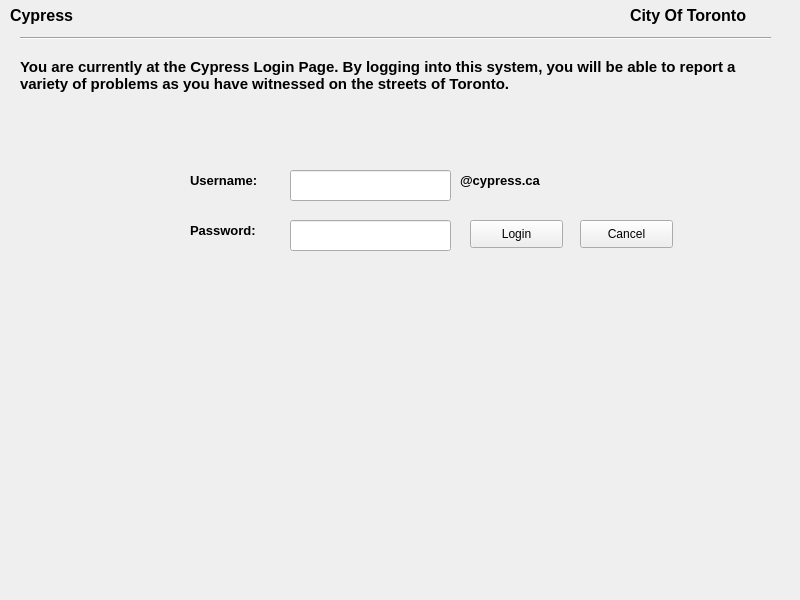
<?xml version="1.0" encoding="UTF-8"?>
<ui version="4.0">
 <class>MainWindow</class>
 <widget class="QMainWindow" name="MainWindow">
  <property name="geometry">
   <rect>
    <x>0</x>
    <y>0</y>
    <width>800</width>
    <height>600</height>
   </rect>
  </property>
  <property name="windowTitle">
   <string>MainWindow</string>
  </property>
  <widget class="QWidget" name="centralwidget">
   <widget class="QLabel" name="label">
    <property name="geometry">
     <rect>
      <x>10</x>
      <y>0</y>
      <width>81</width>
      <height>31</height>
     </rect>
    </property>
    <property name="text">
     <string>&lt;html&gt;&lt;head/&gt;&lt;body&gt;&lt;p&gt;&lt;span style=&quot; font-size:12pt; font-weight:600;&quot;&gt;Cypress&lt;/span&gt;&lt;/p&gt;&lt;/body&gt;&lt;/html&gt;</string>
    </property>
    <property name="scaledContents">
     <bool>true</bool>
    </property>
   </widget>
   <widget class="QLabel" name="label_2">
    <property name="geometry">
     <rect>
      <x>630</x>
      <y>0</y>
      <width>161</width>
      <height>31</height>
     </rect>
    </property>
    <property name="text">
     <string>&lt;html&gt;&lt;head/&gt;&lt;body&gt;&lt;p&gt;&lt;span style=&quot; font-size:12pt; font-weight:600;&quot;&gt;City Of Toronto&lt;/span&gt;&lt;/p&gt;&lt;/body&gt;&lt;/html&gt;</string>
    </property>
    <property name="scaledContents">
     <bool>true</bool>
    </property>
   </widget>
   <widget class="QLabel" name="label_3">
    <property name="geometry">
     <rect>
      <x>20</x>
      <y>50</y>
      <width>761</width>
      <height>51</height>
     </rect>
    </property>
    <property name="text">
     <string>&lt;html&gt;&lt;head/&gt;&lt;body&gt;&lt;p&gt;&lt;span style=&quot; font-size:11pt; font-weight:600;&quot;&gt;You are currently at the Cypress Login Page. By logging into this system, you will be able to report a variety of problems as you have witnessed on the streets of Toronto.&lt;/span&gt;&lt;/p&gt;&lt;/body&gt;&lt;/html&gt;</string>
    </property>
    <property name="scaledContents">
     <bool>true</bool>
    </property>
    <property name="wordWrap">
     <bool>true</bool>
    </property>
   </widget>
   <widget class="QPushButton" name="pushButton">
    <property name="geometry">
     <rect>
      <x>470</x>
      <y>220</y>
      <width>93</width>
      <height>28</height>
     </rect>
    </property>
    <property name="autoFillBackground">
     <bool>false</bool>
    </property>
    <property name="text">
     <string>Login</string>
    </property>
   </widget>
   <widget class="QPushButton" name="pushButton_2">
    <property name="geometry">
     <rect>
      <x>580</x>
      <y>220</y>
      <width>93</width>
      <height>28</height>
     </rect>
    </property>
    <property name="text">
     <string>Cancel</string>
    </property>
   </widget>
   <widget class="QLabel" name="label_4">
    <property name="geometry">
     <rect>
      <x>460</x>
      <y>170</y>
      <width>111</width>
      <height>21</height>
     </rect>
    </property>
    <property name="text">
     <string>&lt;html&gt;&lt;head/&gt;&lt;body&gt;&lt;p&gt;&lt;span style=&quot; font-size:10pt; font-weight:600;&quot;&gt;@cypress.ca&lt;/span&gt;&lt;/p&gt;&lt;/body&gt;&lt;/html&gt;</string>
    </property>
    <property name="scaledContents">
     <bool>true</bool>
    </property>
   </widget>
   <widget class="QLabel" name="label_5">
    <property name="geometry">
     <rect>
      <x>190</x>
      <y>170</y>
      <width>91</width>
      <height>21</height>
     </rect>
    </property>
    <property name="text">
     <string>&lt;html&gt;&lt;head/&gt;&lt;body&gt;&lt;p&gt;&lt;span style=&quot; font-size:10pt; font-weight:600;&quot;&gt;Username:&lt;/span&gt;&lt;/p&gt;&lt;/body&gt;&lt;/html&gt;</string>
    </property>
    <property name="scaledContents">
     <bool>true</bool>
    </property>
   </widget>
   <widget class="QLabel" name="label_6">
    <property name="geometry">
     <rect>
      <x>190</x>
      <y>220</y>
      <width>91</width>
      <height>21</height>
     </rect>
    </property>
    <property name="text">
     <string>&lt;html&gt;&lt;head/&gt;&lt;body&gt;&lt;p&gt;&lt;span style=&quot; font-size:10pt; font-weight:600;&quot;&gt;Password:&lt;/span&gt;&lt;/p&gt;&lt;/body&gt;&lt;/html&gt;</string>
    </property>
    <property name="scaledContents">
     <bool>true</bool>
    </property>
   </widget>
   <widget class="QLineEdit" name="lineEdit">
    <property name="geometry">
     <rect>
      <x>290</x>
      <y>170</y>
      <width>161</width>
      <height>31</height>
     </rect>
    </property>
    <property name="inputMask">
     <string/>
    </property>
   </widget>
   <widget class="QLineEdit" name="lineEdit_2">
    <property name="geometry">
     <rect>
      <x>290</x>
      <y>220</y>
      <width>161</width>
      <height>31</height>
     </rect>
    </property>
   </widget>
   <widget class="Line" name="line">
    <property name="geometry">
     <rect>
      <x>20</x>
      <y>30</y>
      <width>751</width>
      <height>16</height>
     </rect>
    </property>
    <property name="orientation">
     <enum>Qt::Horizontal</enum>
    </property>
   </widget>
  </widget>
 </widget>
 <resources/>
 <connections/>
</ui>
